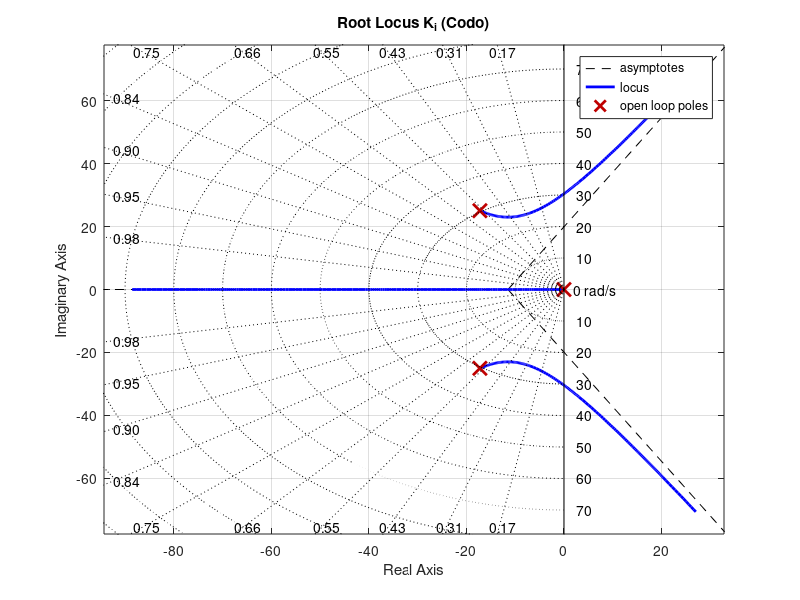
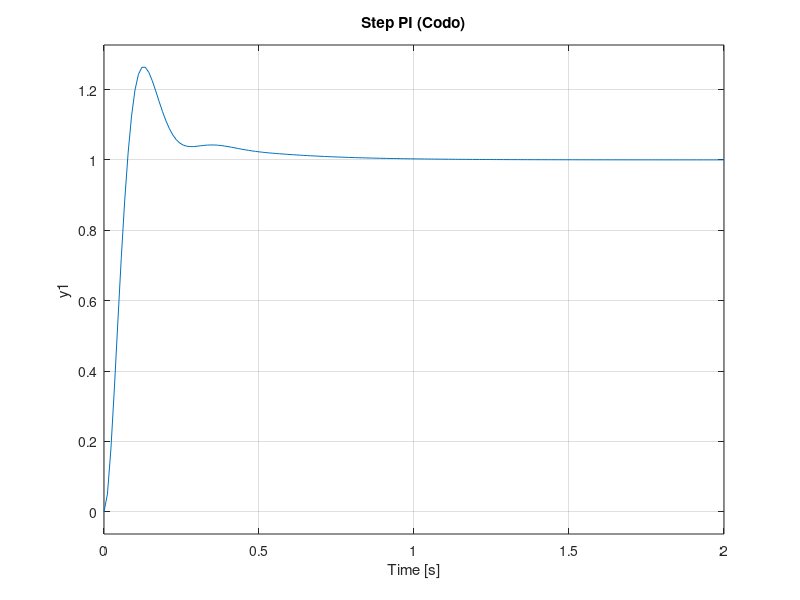
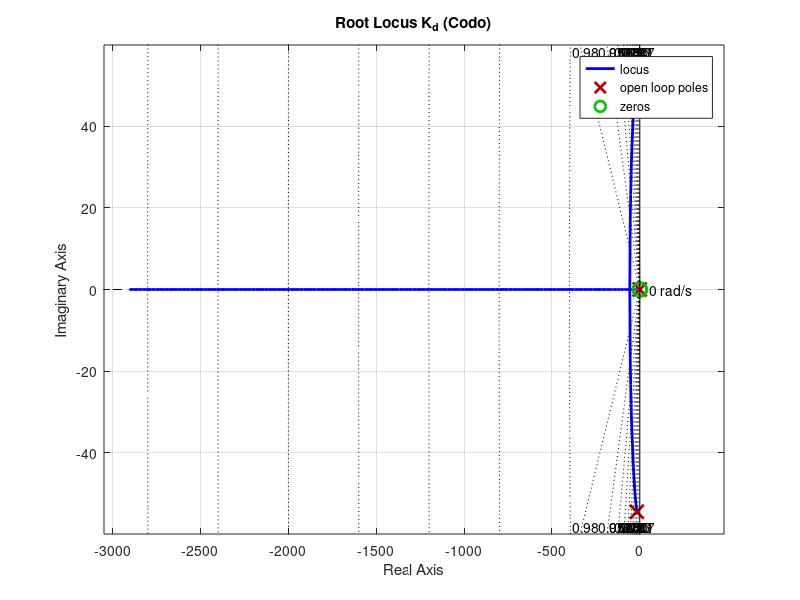
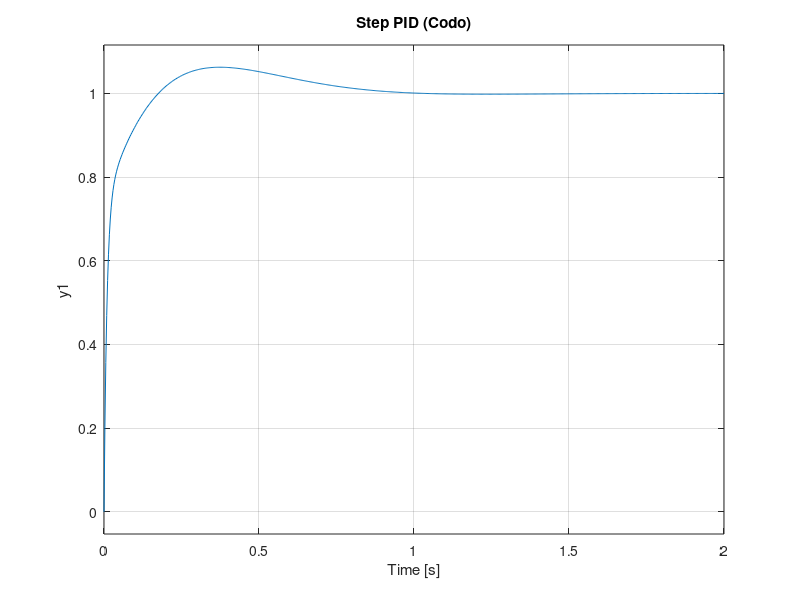

Reproduce these figures in MATLAB, in order.
%% Análisis control Planta 1 CODO
kamp1 = 4.75;tamp1 = 0.029;
s = tf('s');
G1 = kamp1/(s*(tamp1*s+1));
kp1 = 5.64; % Nota: Ganancia Kp intercambiada (corresponde teóricamente al hombro)
Grlocus1 = kamp1/(tamp1*s^3+s^2+kamp1*kp1*s); % Despejada para variar ki
figure; rlocus(Grlocus1); % De acá se obtiene ki
sgrid
title('Root Locus K_i (Codo)');
ki1 = 20;
C1 = (kp1+ki1/s); % Controlador PI
figure; step(feedback(C1*G1,1))
title('Step PI (Codo)');
Grlocus1 = kamp1*s^2/(tamp1*s^3+s^2+(ki1*kamp1)*s+kp1*kamp1); % Depejado -1/kd
figure; rlocus(Grlocus1) % De acá se obtiene kd
sgrid;
title('Root Locus K_d (Codo)');
kd = 0.5;
C1 = (kp1+ki1/s+kd*s);
figure; step(feedback(C1*G1,1));
title('Step PID (Codo)');
% Estos son valores iniciales, a partir de acá se itera
% Revisión de robustez
figure; bode(C1*G1)
title('Bode lazo abierto (Codo)');
% Del bode se obtiene un margen de ganancia de 106°, por lo que es muy
% robusto el sistema
%% Análisis control Planta 2 HOMBRO
kamp2 = 0.69;tamp2 = 0.135;
s = tf('s');
G2 = kamp2/(s*(tamp2*s+1));
kp2 = 3.81; % Nota: Ganancia Kp intercambiada (corresponde teóricamente al codo)
Grlocus2 = kamp2/(tamp2*s^3+s^2+kamp2*kp2*s); % Despejada para variar ki
figure; rlocus(Grlocus2); % De acá se obtiene ki
sgrid
title('Root Locus K_i (Hombro)');
ki2 = 2;
C2 = (kp2+ki2/s); % Controlador PI
figure; step(feedback(C2*G2,1))
title('Step PI (Hombro)');
Grlocus2 = kamp2*s^2/(tamp2*s^3+s^2+(ki2*kamp2)*s+kp2*kamp2); % Depejado -1/kd
figure; rlocus(Grlocus2) % De acá se obtiene kd
sgrid
title('Root Locus K_d (Hombro)');
kd2 = 0.05;
C2 = (kp2 + ki2/s + kd2*s);
figure; step(feedback(C2*G2,1))
title('Step PID (Hombro)');
figure; bode(C2*G2)
title('Bode lazo abierto (Hombro)');
% Para este caso el margen de fase es de 53°, por lo que puede mejorarse
